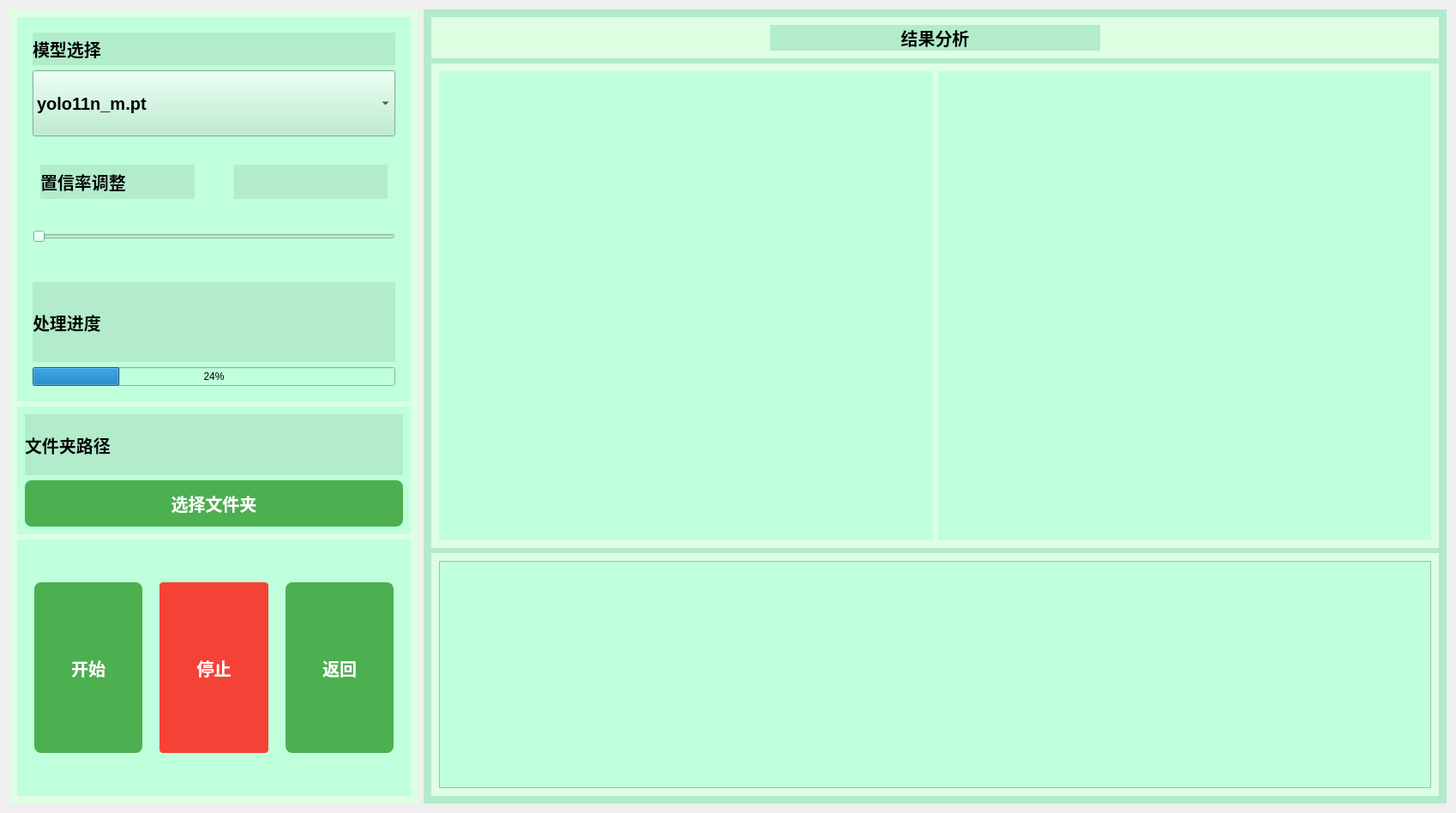
<?xml version="1.0" encoding="UTF-8"?>
<ui version="4.0">
 <class>runFolder_window</class>
 <widget class="QWidget" name="runFolder_window">
  <property name="geometry">
   <rect>
    <x>0</x>
    <y>0</y>
    <width>1698</width>
    <height>948</height>
   </rect>
  </property>
  <property name="windowTitle">
   <string>批量图片处理</string>
  </property>
  <layout class="QHBoxLayout" name="horizontalLayout">
   <item>
    <widget class="QWidget" name="widget" native="true">
     <property name="sizePolicy">
      <sizepolicy hsizetype="Expanding" vsizetype="Expanding">
       <horstretch>2</horstretch>
       <verstretch>1</verstretch>
      </sizepolicy>
     </property>
     <property name="styleSheet">
      <string notr="true">background-color: #deffe1;</string>
     </property>
     <layout class="QVBoxLayout" name="verticalLayout">
      <item>
       <widget class="QWidget" name="widget_3" native="true">
        <property name="sizePolicy">
         <sizepolicy hsizetype="Expanding" vsizetype="Expanding">
          <horstretch>1</horstretch>
          <verstretch>3</verstretch>
         </sizepolicy>
        </property>
        <property name="styleSheet">
         <string notr="true">background-color: #c0ffdc;</string>
        </property>
        <layout class="QVBoxLayout" name="verticalLayout_2">
         <item>
          <widget class="QWidget" name="widget_6" native="true">
           <property name="sizePolicy">
            <sizepolicy hsizetype="Expanding" vsizetype="Expanding">
             <horstretch>1</horstretch>
             <verstretch>1</verstretch>
            </sizepolicy>
           </property>
           <property name="styleSheet">
            <string notr="true"/>
           </property>
           <layout class="QVBoxLayout" name="verticalLayout_3">
            <item>
             <widget class="QLabel" name="label">
              <property name="sizePolicy">
               <sizepolicy hsizetype="Expanding" vsizetype="Expanding">
                <horstretch>1</horstretch>
                <verstretch>1</verstretch>
               </sizepolicy>
              </property>
              <property name="styleSheet">
               <string notr="true">font-size: 20px;
color: black;
font-weight: bold;
background-color: #b2eccb</string>
              </property>
              <property name="text">
               <string>模型选择</string>
              </property>
             </widget>
            </item>
            <item>
             <widget class="QComboBox" name="comboBox">
              <property name="sizePolicy">
               <sizepolicy hsizetype="Expanding" vsizetype="Expanding">
                <horstretch>1</horstretch>
                <verstretch>2</verstretch>
               </sizepolicy>
              </property>
              <property name="styleSheet">
               <string notr="true">QComboBox {
	font-size: 20px;
	color: black;
	font-weight: bold;
	background-color: #b2eccb
}
QComboBox:hover {
    background-color: #a1d6b7; /* 鼠标悬停时的背景颜色 */
}

QComboBox QAbstractItemView {
    border: 1px solid #ccc; /* 列表边框 */
    background-color: #97c8ab; /* 列表背景颜色 */
}
/* 设置下拉列表项选中时的样式 */
QComboBox QAbstractItemView::item:selected {
    background-color: #0078d7; /* 选中项的背景颜色 */
    color: white; /* 选中项的文字颜色 */
}
</string>
              </property>
              <item>
               <property name="text">
                <string>yolo11n_m.pt</string>
               </property>
              </item>
              <item>
               <property name="text">
                <string>yolo11s_m.pt</string>
               </property>
              </item>
              <item>
               <property name="text">
                <string>yolo11m_m.pt</string>
               </property>
              </item>
             </widget>
            </item>
           </layout>
          </widget>
         </item>
         <item>
          <widget class="QWidget" name="widget_7" native="true">
           <property name="sizePolicy">
            <sizepolicy hsizetype="Expanding" vsizetype="Expanding">
             <horstretch>1</horstretch>
             <verstretch>1</verstretch>
            </sizepolicy>
           </property>
           <property name="styleSheet">
            <string notr="true"/>
           </property>
           <layout class="QVBoxLayout" name="verticalLayout_4">
            <item>
             <widget class="QWidget" name="widget_12" native="true">
              <property name="sizePolicy">
               <sizepolicy hsizetype="Expanding" vsizetype="Expanding">
                <horstretch>0</horstretch>
                <verstretch>1</verstretch>
               </sizepolicy>
              </property>
              <layout class="QHBoxLayout" name="horizontalLayout_6">
               <item>
                <widget class="QLabel" name="label_2">
                 <property name="sizePolicy">
                  <sizepolicy hsizetype="Expanding" vsizetype="Preferred">
                   <horstretch>1</horstretch>
                   <verstretch>0</verstretch>
                  </sizepolicy>
                 </property>
                 <property name="styleSheet">
                  <string notr="true">font-size: 20px;
color: black;
font-weight: bold;
background-color: #b2eccb</string>
                 </property>
                 <property name="text">
                  <string>置信率调整</string>
                 </property>
                </widget>
               </item>
               <item>
                <spacer name="horizontalSpacer_3">
                 <property name="orientation">
                  <enum>Qt::Horizontal</enum>
                 </property>
                 <property name="sizeHint" stdset="0">
                  <size>
                   <width>40</width>
                   <height>20</height>
                  </size>
                 </property>
                </spacer>
               </item>
               <item>
                <widget class="QLabel" name="conf_label">
                 <property name="sizePolicy">
                  <sizepolicy hsizetype="Expanding" vsizetype="Preferred">
                   <horstretch>1</horstretch>
                   <verstretch>0</verstretch>
                  </sizepolicy>
                 </property>
                 <property name="styleSheet">
                  <string notr="true">font-size: 20px;
color: black;
font-weight: bold;
background-color: #b2eccb</string>
                 </property>
                 <property name="text">
                  <string/>
                 </property>
                 <property name="alignment">
                  <set>Qt::AlignRight|Qt::AlignTrailing|Qt::AlignVCenter</set>
                 </property>
                </widget>
               </item>
              </layout>
             </widget>
            </item>
            <item>
             <widget class="QSlider" name="confSlider">
              <property name="sizePolicy">
               <sizepolicy hsizetype="Expanding" vsizetype="Expanding">
                <horstretch>0</horstretch>
                <verstretch>1</verstretch>
               </sizepolicy>
              </property>
              <property name="orientation">
               <enum>Qt::Horizontal</enum>
              </property>
             </widget>
            </item>
           </layout>
          </widget>
         </item>
         <item>
          <widget class="QWidget" name="widget_8" native="true">
           <property name="sizePolicy">
            <sizepolicy hsizetype="Expanding" vsizetype="Expanding">
             <horstretch>1</horstretch>
             <verstretch>1</verstretch>
            </sizepolicy>
           </property>
           <layout class="QVBoxLayout" name="verticalLayout_5">
            <item>
             <widget class="QLabel" name="label_3">
              <property name="styleSheet">
               <string notr="true">font-size: 20px;
color: black;
font-weight: bold;
background-color: #b2eccb</string>
              </property>
              <property name="text">
               <string>处理进度</string>
              </property>
             </widget>
            </item>
            <item>
             <widget class="QProgressBar" name="progressBar">
              <property name="value">
               <number>24</number>
              </property>
             </widget>
            </item>
           </layout>
          </widget>
         </item>
        </layout>
       </widget>
      </item>
      <item>
       <widget class="QWidget" name="widget_4" native="true">
        <property name="sizePolicy">
         <sizepolicy hsizetype="Expanding" vsizetype="Expanding">
          <horstretch>1</horstretch>
          <verstretch>1</verstretch>
         </sizepolicy>
        </property>
        <property name="styleSheet">
         <string notr="true">background-color: #c0ffdc;</string>
        </property>
        <layout class="QVBoxLayout" name="verticalLayout_6">
         <item>
          <widget class="QLabel" name="folder_label">
           <property name="styleSheet">
            <string notr="true">font-size: 20px;
color: black;
font-weight: bold;
background-color: #b2eccb</string>
           </property>
           <property name="text">
            <string>文件夹路径</string>
           </property>
          </widget>
         </item>
         <item>
          <widget class="QPushButton" name="chooseBtn">
           <property name="styleSheet">
            <string notr="true">QPushButton {
    background-color: #4CAF50;  /* 绿色 - 正常状态 */
    color: white;
    border: none;
    border-radius: 8px;
    padding: 12px 24px;
    font-size: 20px;
	font-weight: bold;
}
QPushButton:hover {
    background-color: #45a049;  /* 深绿色 - 悬停 */
    transform: scale(1.02);     /* 轻微放大（需代码实现动画） */
}</string>
           </property>
           <property name="text">
            <string>选择文件夹</string>
           </property>
          </widget>
         </item>
        </layout>
       </widget>
      </item>
      <item>
       <widget class="QWidget" name="widget_5" native="true">
        <property name="sizePolicy">
         <sizepolicy hsizetype="Expanding" vsizetype="Expanding">
          <horstretch>1</horstretch>
          <verstretch>2</verstretch>
         </sizepolicy>
        </property>
        <property name="styleSheet">
         <string notr="true">background-color: #c0ffdc;</string>
        </property>
        <layout class="QHBoxLayout" name="horizontalLayout_2">
         <property name="spacing">
          <number>20</number>
         </property>
         <property name="leftMargin">
          <number>20</number>
         </property>
         <property name="topMargin">
          <number>50</number>
         </property>
         <property name="rightMargin">
          <number>20</number>
         </property>
         <property name="bottomMargin">
          <number>50</number>
         </property>
         <item>
          <widget class="QPushButton" name="startBtn">
           <property name="sizePolicy">
            <sizepolicy hsizetype="Expanding" vsizetype="Expanding">
             <horstretch>1</horstretch>
             <verstretch>1</verstretch>
            </sizepolicy>
           </property>
           <property name="styleSheet">
            <string notr="true">QPushButton {
    background-color: #4CAF50;  /* 绿色 - 正常状态 */
    color: white;
    border: none;
    border-radius: 8px;
    padding: 12px 24px;
    font-size: 20px;
font-weight: bold;
}
QPushButton:hover {
    background-color: #45a049;  /* 深绿色 - 悬停 */
    transform: scale(1.02);     /* 轻微放大（需代码实现动画） */
}</string>
           </property>
           <property name="text">
            <string>开始</string>
           </property>
          </widget>
         </item>
         <item>
          <widget class="QPushButton" name="stopBtn">
           <property name="sizePolicy">
            <sizepolicy hsizetype="Expanding" vsizetype="Expanding">
             <horstretch>1</horstretch>
             <verstretch>1</verstretch>
            </sizepolicy>
           </property>
           <property name="styleSheet">
            <string notr="true">QPushButton {
    background: #f44336;  /* 红色 - 正常 */
    color: white;
    border-radius: 4px;
    padding: 10px 18px;
	font-size: 20px;
	font-weight: bold;
    
}

QPushButton:hover { background: #e53935; }  /* 悬停 */
QPushButton:pressed { 
    background: #d32f2f; 
    padding-left: 20px;  /* 按下时左移2px拟真 */
}</string>
           </property>
           <property name="text">
            <string>停止</string>
           </property>
          </widget>
         </item>
         <item>
          <widget class="QPushButton" name="returnBtn">
           <property name="sizePolicy">
            <sizepolicy hsizetype="Expanding" vsizetype="Expanding">
             <horstretch>1</horstretch>
             <verstretch>1</verstretch>
            </sizepolicy>
           </property>
           <property name="styleSheet">
            <string notr="true">QPushButton {
    background-color: #4CAF50;  /* 绿色 - 正常状态 */
    color: white;
    border: none;
    border-radius: 8px;
    padding: 12px 24px;
    font-size: 20px;
font-weight: bold;
}
QPushButton:hover {
    background-color: #45a049;  /* 深绿色 - 悬停 */
    transform: scale(1.02);     /* 轻微放大（需代码实现动画） */
}</string>
           </property>
           <property name="text">
            <string>返回</string>
           </property>
          </widget>
         </item>
        </layout>
       </widget>
      </item>
     </layout>
    </widget>
   </item>
   <item>
    <widget class="QWidget" name="widget_2" native="true">
     <property name="sizePolicy">
      <sizepolicy hsizetype="Expanding" vsizetype="Expanding">
       <horstretch>5</horstretch>
       <verstretch>1</verstretch>
      </sizepolicy>
     </property>
     <property name="styleSheet">
      <string notr="true">background-color: #b2eccb</string>
     </property>
     <layout class="QVBoxLayout" name="verticalLayout_7">
      <item>
       <widget class="QWidget" name="widget_9" native="true">
        <property name="sizePolicy">
         <sizepolicy hsizetype="Expanding" vsizetype="Expanding">
          <horstretch>1</horstretch>
          <verstretch>1</verstretch>
         </sizepolicy>
        </property>
        <property name="styleSheet">
         <string notr="true">background-color: #deffe1;</string>
        </property>
        <layout class="QHBoxLayout" name="horizontalLayout_3">
         <item>
          <spacer name="horizontalSpacer">
           <property name="orientation">
            <enum>Qt::Horizontal</enum>
           </property>
           <property name="sizeHint" stdset="0">
            <size>
             <width>232</width>
             <height>20</height>
            </size>
           </property>
          </spacer>
         </item>
         <item>
          <widget class="QLabel" name="label_5">
           <property name="sizePolicy">
            <sizepolicy hsizetype="Expanding" vsizetype="Expanding">
             <horstretch>0</horstretch>
             <verstretch>0</verstretch>
            </sizepolicy>
           </property>
           <property name="layoutDirection">
            <enum>Qt::LeftToRight</enum>
           </property>
           <property name="styleSheet">
            <string notr="true">font-size: 20px;
color: black;
font-weight: bold;
background-color: #b2eccb</string>
           </property>
           <property name="text">
            <string>结果分析</string>
           </property>
           <property name="alignment">
            <set>Qt::AlignCenter</set>
           </property>
          </widget>
         </item>
         <item>
          <spacer name="horizontalSpacer_2">
           <property name="orientation">
            <enum>Qt::Horizontal</enum>
           </property>
           <property name="sizeHint" stdset="0">
            <size>
             <width>232</width>
             <height>20</height>
            </size>
           </property>
          </spacer>
         </item>
        </layout>
       </widget>
      </item>
      <item>
       <widget class="QWidget" name="widget_10" native="true">
        <property name="sizePolicy">
         <sizepolicy hsizetype="Expanding" vsizetype="Expanding">
          <horstretch>1</horstretch>
          <verstretch>12</verstretch>
         </sizepolicy>
        </property>
        <property name="styleSheet">
         <string notr="true">background-color: #deffe1;</string>
        </property>
        <layout class="QHBoxLayout" name="horizontalLayout_4">
         <item>
          <widget class="QLabel" name="img1_label">
           <property name="sizePolicy">
            <sizepolicy hsizetype="Expanding" vsizetype="Expanding">
             <horstretch>1</horstretch>
             <verstretch>1</verstretch>
            </sizepolicy>
           </property>
           <property name="styleSheet">
            <string notr="true">background-color: #c0ffdc;</string>
           </property>
           <property name="text">
            <string/>
           </property>
          </widget>
         </item>
         <item>
          <widget class="QLabel" name="img2_label">
           <property name="sizePolicy">
            <sizepolicy hsizetype="Expanding" vsizetype="Expanding">
             <horstretch>1</horstretch>
             <verstretch>1</verstretch>
            </sizepolicy>
           </property>
           <property name="styleSheet">
            <string notr="true">background-color: #c0ffdc;</string>
           </property>
           <property name="text">
            <string/>
           </property>
          </widget>
         </item>
        </layout>
       </widget>
      </item>
      <item>
       <widget class="QWidget" name="widget_11" native="true">
        <property name="sizePolicy">
         <sizepolicy hsizetype="Expanding" vsizetype="Expanding">
          <horstretch>1</horstretch>
          <verstretch>6</verstretch>
         </sizepolicy>
        </property>
        <property name="styleSheet">
         <string notr="true">background-color: #deffe1;</string>
        </property>
        <layout class="QHBoxLayout" name="horizontalLayout_5">
         <item>
          <widget class="QPlainTextEdit" name="plainTextEdit">
           <property name="styleSheet">
            <string notr="true">background-color: #c0ffdc;
font-size: 20px;
color: black;
font-weight: bold;</string>
           </property>
           <property name="readOnly">
            <bool>true</bool>
           </property>
           <property name="plainText">
            <string/>
           </property>
          </widget>
         </item>
        </layout>
       </widget>
      </item>
     </layout>
    </widget>
   </item>
  </layout>
 </widget>
 <resources/>
 <connections/>
</ui>
